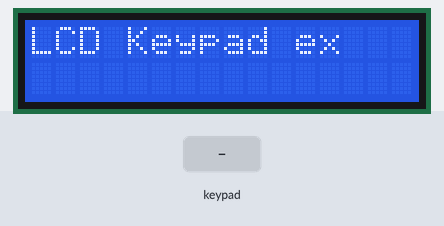
A sketch run on a simulated Arduino Uno, built with avr-gcc and run on an emulated ATmega328P. Shown: 16×2 character LCD. Wiring (inferred from the names in the program): 4×4 keypad with keys 1 2 3 A 4 5 6 B 7 8 9 C * 0 # D (labels assumed): rows pin 13, pin 12, pin 11, pin 10; columns pin 9, pin 8, pin 7, pin 6. The test bench sets the inputs (shaded band).

Above: at 1.2 s.
1.3 s: keypad keys 1 2 # pressed 0.4 s apart
At 3.1 s:
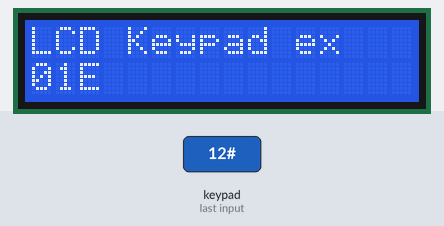
4.0 s: key '9' pressed
At 4.5 s:
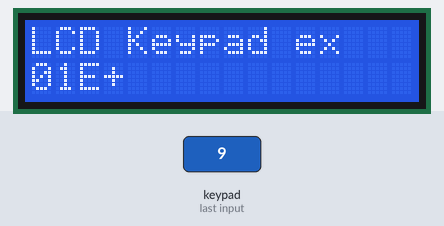
5.5 s: key '*' pressed
At 6.7 s:
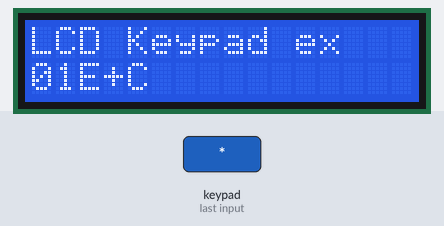
7.0 s: keypad keys 1 2 * pressed 0.4 s apart
At 8.6 s:
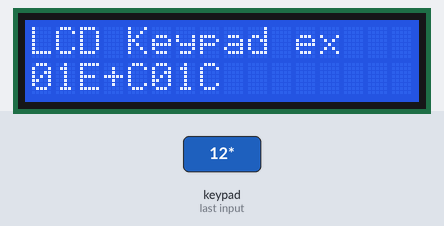
9.7 s: key '0' pressed
At 10.1 s:
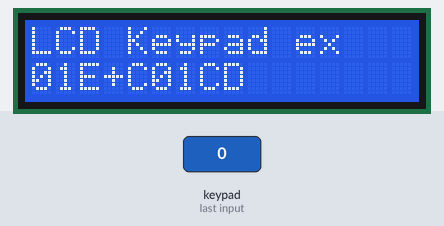
11.2 s: keypad keys 1 2 D pressed 0.4 s apart
At 13.3 s:
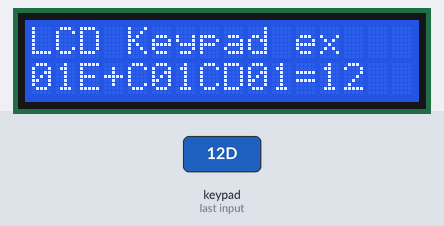
Timing chart, 0 to 14.8 s (numbered marks = the images above; inputs shaded):
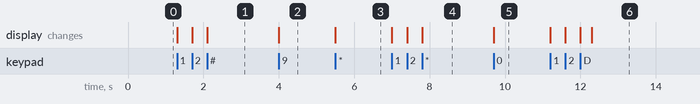

The sketch:

LCDKeypadCalculator.ino
```cpp
#include<LiquidCrystal.h>

int rs=5 , e=3, d4=2,d5=16, d6=15,d7=14;
LiquidCrystal lcd(rs, e, d4,d5,d6,d7);
int r1=13, r2=12, r3=11, r4=10 ;
int c1=9, c2=8, c3=7 ,c4=6 ;
/*
 * 0 1 2 3
 * 4 5 6 7
 * 8 9 + -
 * C D E =
 */

void setup()
{
  lcd.begin(16,2); lcd.print("LCD Keypad ex" ) ;
  // all rows as OUTPUT, columns as INPUT, make all Columns HIGH
  pinMode(r1,OUTPUT);  pinMode(r2,OUTPUT);  pinMode(r3,OUTPUT);   pinMode(r4,OUTPUT);
  pinMode(c1,INPUT);   pinMode(c2,INPUT);   pinMode(c3,INPUT);    pinMode(c4,INPUT);
  digitalWrite(c1,HIGH);  digitalWrite(c2,HIGH);  digitalWrite(c3,HIGH);  digitalWrite(c4,HIGH);
  lcd.setCursor(0,1);
}
 int n=0,n1=0,sum=0;
void loop(){
  //make ROW1 as LOW, rest all rows HIGH and check all the corresponding columns
  digitalWrite(r1,LOW);   digitalWrite(r2,HIGH);  digitalWrite(r3,HIGH); digitalWrite(r4,HIGH);
  if(digitalRead(c1)==LOW){ lcd.print("0"); delay(300);   }
  if(digitalRead(c2)==LOW){ lcd.print("1"); n=n*10+1; delay(300);   }
  if(digitalRead(c3)==LOW){ lcd.print("2"); n=n*10+2;delay(300);  }
  if(digitalRead(c4)==LOW){ lcd.print("3"); n=n*10+3 ;delay(300);  }

//make ROW2 as LOW, rest all rows HIGH and check all the corresponding columns
  digitalWrite(r1,HIGH);   digitalWrite(r2,LOW);  digitalWrite(r3,HIGH); digitalWrite(r4,HIGH);
  if(digitalRead(c1)==LOW){ lcd.print("4");  delay(300);  }
  if(digitalRead(c2)==LOW){ lcd.print("5");  delay(300);  }
  if(digitalRead(c3)==LOW){ lcd.print("6");  delay(300);  }
  if(digitalRead(c4)==LOW){ lcd.print("7");  delay(300);  }

//make ROW3 as LOW, rest all rows HIGH and check all the corresponding columns
 digitalWrite(r1,HIGH);   digitalWrite(r2,HIGH);  digitalWrite(r3,LOW); digitalWrite(r4,HIGH);
  if(digitalRead(c1)==LOW){ lcd.print("8"); delay(300);  }
  if(digitalRead(c2)==LOW){ lcd.print("9"); delay(300);  }
  if(digitalRead(c3)==LOW){ lcd.print("+");n1=n; n=0; delay(300);  }
  if(digitalRead(c4)==LOW){ lcd.print("-"); delay(300);  }

  //make ROW4 as LOW, rest all rows HIGH and check all the corresponding columns
 digitalWrite(r1,HIGH);   digitalWrite(r2,HIGH);  digitalWrite(r3,HIGH); digitalWrite(r4,LOW);
  if(digitalRead(c1)==LOW){ lcd.print("C"); delay(300);  }
  if(digitalRead(c2)==LOW){ lcd.print("D"); delay(300);  }
  if(digitalRead(c3)==LOW){ lcd.print("E"); delay(300);  }
  if(digitalRead(c4)==LOW){ lcd.print("="); delay(300);
      sum=n+n1; lcd.print(sum);
  }
}
```

Measured:
- after the input at 1.3 s, the display: first changes at once (image 1 shows a later state)
- after the input at 4.0 s, the display: changes at once (image 2)
- after the input at 5.5 s, the display: changes at once (image 3)
- after the input at 7.0 s, the display: first changes at once (image 4 shows a later state)
- after the input at 9.7 s, the display: changes at once (image 5)
- after the input at 11.2 s, the display: first changes at once (image 6 shows a later state)
